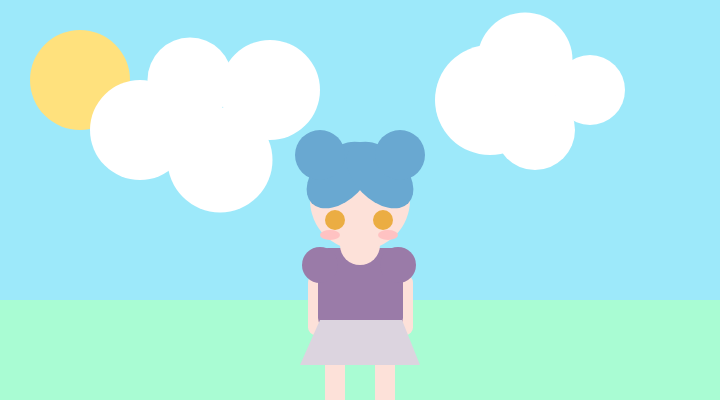
Frame 1 (no input)
Frame 60 (no input): identical to frame 1, image omitted
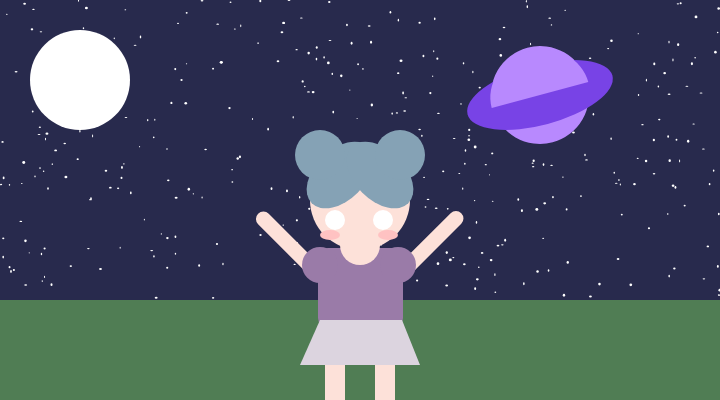
Frame 120 (the mouse pressed at the canvas centre since frame 60)

The p5.js sketch that drew these frames (run headless with seeded random() and noise() and a simulated clock; from frame 60 on, the mouse is pressed at the canvas centre):

// p5.js sketch
// ── sketch.js
//sparkling star code by hosken (https://editor.p5js.org/hosken/sketches/LRCedfGPY)
let stars = []

function setup() {
  createCanvas(720, 400);
  	for (i = 0; i < 500; i++){
		let star = {
			x:random(0,width),
			y:random(0,height)
		};

		stars.push(star);
	}
}

function draw() {
  angleMode(DEGREES);
  background('#9de9fa');
  noStroke();

   if (mouseIsPressed) {
     //grass and sky
   background("#282a4d");
   for (i = 0; i < 500; i++){
		let x = stars[i].x;
		let y = stars[i].y;

		fill(255);
		ellipse(x,y,random(1,3),random(1,3));
	}

  fill('#507d54')
  rect(0, 300, 720, 300);


//moon
  fill("white");
  circle(80, 80, 100);

//planet
  push();
  fill("#B889FE");
  translate(540, 95);
  rotate(165);
  circle(0, 0, 98);
  pop();

  push();
  fill("#7843E6");
  translate(540, 95);
  rotate(75);
  ellipse(0, 0, 60, 150);
  pop();

  push();
  fill("#B889FE");
  translate(540, 95);
  rotate(165);
  arc(0, 0, 100, 90, 0, 180);
  pop();


//silver (night)
    fill("#FDE1D9");
    circle(360, 200, 100);

    push();
    fill("#FDE1D9");
    translate(320, 265) ;
    rotate(135);
    rect(0, 0, 15, 80, 20);
    pop();

    push();
    fill("#FDE1D9");
    translate(410, 275);
    rotate(225);
    rect(0, 0, 15, 80, 20);
    pop() ;

    fill("#FDE1D9");
    rect(325, 355, 20, 60, 20);
    rect(375, 355, 20, 60, 20);


    push();
    translate(330, 235);
    rotate(90);
    fill("#ffc2c2");
    ellipse(0, 0, 10, 20);
    pop();

    push();
    translate(388, 235);
    rotate(90);
    fill("#ffc2c2");
    ellipse(0, 0, 10, 20);
    pop();

//eyes
    fill("white");
    circle(335, 220, 20);
    circle(383, 220, 20);

 //hair
    push();
    translate(340, 175);
    rotate(45);
    fill("#85A2B5");
    ellipse(0, 0, 50, 80);
    pop();

    push();
    translate(380, 175)
    rotate(135);
    fill("#85A2B5");
    ellipse(0, 0, 50, 80);
    pop();

    fill("#85A2B5");
    circle(320, 155, 50);
    circle(400, 155, 50);


 //cloting
    fill("#9A7BA8");
    rect(318, 248, 85, 80, 10);
    circle(320, 265, 36);
    circle(398, 265, 36);

    fill("#DCD4DF");
    quad(320, 320, 402, 320, 420, 365, 300, 365);


    fill("#FDE1D9");
    arc(360, 245, 40, 40, 0, 180);




  } else {
   //grass
  fill('#a9fcd3')
  rect(0, 300, 720, 300);

//sun and clouds
  fill("#ffe17d");
  circle(80, 80, 100);

   fill('white');
  circle(140, 130, 100);
  circle(190, 80, 85);
  circle(220, 160, 105);
  circle(270, 90, 100);

  circle(525, 60, 95);
  circle(590, 90, 70);
  circle(490, 100, 110);
  circle(535, 130, 80);

//silver
    fill("#FDE1D9");
    circle(360, 200, 100);
    rect(308, 275, 15, 60, 20);
    rect(398, 275, 15, 60, 20);
    rect(325, 355, 20, 60, 20);
    rect(375, 355, 20, 60, 20);


    push();
    translate(330, 235);
    rotate(90);
    fill("#ffc2c2");
    ellipse(0, 0, 10, 20);
    pop();

    push();
    translate(388, 235);
    rotate(90);
    fill("#ffc2c2");
    ellipse(0, 0, 10, 20);
    pop();

//eyes
    fill("#EBAD43");
    circle(335, 220, 20);
    circle(383, 220, 20);

 //hair
    push();
    translate(340, 175);
    rotate(45);
    fill("#69A8D1");
    ellipse(0, 0, 50, 80);
    pop();

    push();
    translate(380, 175)
    rotate(135);
    fill("#69A8D1");
    ellipse(0, 0, 50, 80);
    pop();

    fill("#69A8D1");
    circle(320, 155, 50);
    circle(400, 155, 50);


 //cloting
    fill("#9A7BA8");
    rect(318, 248, 85, 80, 10);
    circle(320, 265, 36);
    circle(398, 265, 36);

    fill("#DCD4DF");
    quad(320, 320, 402, 320, 420, 365, 300, 365);


    fill("#FDE1D9");
    arc(360, 245, 40, 40, 0, 180);


  }


  //fill('white');
  //text(mouseX + ', ' + mouseY, 20, 20)
}


function mouseReleased() {
  print(mouseX + ', ' + mouseY)

}
